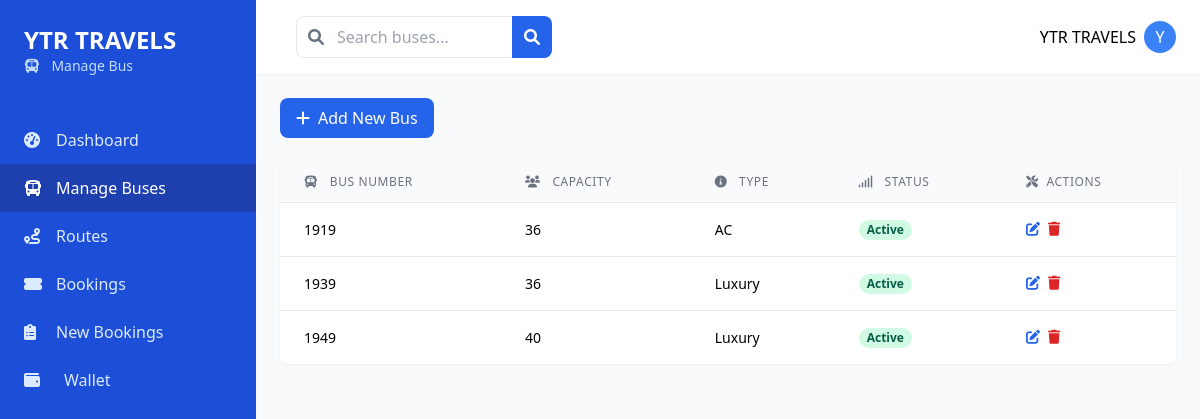
/managebus.php (signed in), run on the app's committed database.
### tables this page shows
CREATE TABLE `buses` (
  `id` int(11) NOT NULL,
  `bus_number` varchar(50) NOT NULL,
  `capacity` int(11) NOT NULL,
  `type` enum('Standard','Luxury','AC','Sleeper') NOT NULL,
  `status` enum('Active','Maintenance','Inactive') NOT NULL DEFAULT 'Active',
  `created_at` timestamp NOT NULL DEFAULT current_timestamp(),
  `updated_at` timestamp NOT NULL DEFAULT current_timestamp() ON UPDATE current_timestamp(),
  `username` varchar(255) NOT NULL DEFAULT 'default_user',
  `email` varchar(255) NOT NULL DEFAULT 'default@example.com'
);

### managebus.php (the view, shortened to what this page needs)
<?php
class BusManagement
{
    private $conn;
    public function __construct()
    {
        $this->conn = new mysqli("localhost", "root", "", "ticket");
    }
    public function getAllBuses($search = '')
    {
        $email = isset($_SESSION['email']) ? $_SESSION['email'] : '';
        if (!empty($search)) {
            $search = "%$search%";
            $sql = "SELECT * FROM buses WHERE email = ? AND (bus_number LIKE ? OR type LIKE ? OR status LIKE ?) ORDER BY id DESC";
            $stmt = $this->conn->prepare($sql);
            $stmt->bind_param("ssss", $email, $search, $search, $search);
        } else {
            $sql = "SELECT * FROM buses WHERE email = ? ORDER BY id DESC";
            $stmt = $this->conn->prepare($sql);
            $stmt->bind_param("s", $email);
        }
        $stmt->execute();
        return $stmt->get_result();
    }
}
$busManagement = new BusManagement();
$searchQuery = isset($_GET['search']) ? $_GET['search'] : '';
?>
<!DOCTYPE html>
<html lang="en">
<head>
    <link href="https://cdnjs.cloudflare.com/ajax/libs/tailwindcss/2.2.19/tailwind.min.css" rel="stylesheet">
    <link href="https://cdnjs.cloudflare.com/ajax/libs/font-awesome/6.0.0/css/all.min.css" rel="stylesheet">
</head>
<body class="bg-gray-50">
    <div class="flex flex-col md:flex-row min-h-screen">
        <div id="sidebar" class="w-64 bg-blue-700 text-white md:block">
            <div class="p-6">
                <h1 class="text-2xl font-bold"><?php echo ucfirst($_SESSION['username']); ?></h1>
                <p class="text-sm text-blue-200"><i class="fas fa-bus mr-2"></i> Manage Bus</p>
            </div>
            <nav class="mt-4 flex-grow">
                <a href="agency_home.php" class="flex items-center px-6 py-3 text-blue-100 hover:bg-blue-800">
                    <i class="fas fa-tachometer-alt w-5"></i>
                    <span class="ml-3">Dashboard</span>
                </a>
                <a href="managebus.php" class="flex items-center px-6 py-3 bg-blue-800">
                    <i class="fas fa-bus w-5"></i>
                    <span class="ml-3">Manage Buses</span>
                </a>
                <a href="routes.php" class="flex items-center px-6 py-3 text-blue-100 hover:bg-blue-800">
                    <i class="fas fa-route w-5"></i>
                    <span class="ml-3">Routes</span>
                </a>
                <a href="bookings.php" class="flex items-center px-6 py-3 text-blue-100 hover:bg-blue-800">
                    <i class="fas fa-ticket-alt w-5"></i>
                    <span class="ml-3">Bookings</span>
                </a>
                <a href="x_bookings.php" class="flex items-center px-6 py-3 text-blue-100 hover:bg-blue-800">
                    <i class="fas fa-clipboard-list w-5"></i>
                    <span class="ml-3">New Bookings</span>
                </a>
                <a href="agency_wallet.php" class="flex items-center px-6 py-3 text-blue-100 hover:bg-blue-800">
                    <i class="fas fa-wallet mr-3"></i>
                    <span class="ml-3">Wallet</span>
                </a>
            </nav>
        </div>
        <div class="flex-1 overflow-x-hidden overflow-y-auto main-content">
            <header class="bg-white shadow-sm hidden md:block">
                <div class="flex items-center justify-between px-4 md:px-6 py-4">
                    <div class="flex items-center flex-grow">
                        <form method="GET" action="" class="w-full md:w-64 mx-2 md:mx-4">
                            <div class="relative w-full">
                                <span class="absolute inset-y-0 left-0 flex items-center pl-3">
                                    <i class="fas fa-search text-gray-500"></i>
                                </span>
                                <input type="text" name="search" placeholder="Search buses..."
                                    value="<?php echo htmlspecialchars($searchQuery); ?>"
                                    class="w-full pl-10 pr-4 py-2 border rounded-lg focus:outline-none focus:ring-2">
                                <button type="submit"
                                    class="absolute inset-y-0 right-0 flex items-center pr-3 bg-blue-600 text-white rounded-r-lg px-3">
                                    <i class="fas fa-search"></i>
                                </button>
                            </div>
                        </form>
                    </div>
                    <div class="flex items-center">
                        <span class="mr-2"><?php echo htmlspecialchars($_SESSION['username']); ?></span>
                        <div class="h-8 w-8 rounded-full bg-blue-500 flex items-center justify-center text-white">
                            <?php echo strtoupper(substr($_SESSION['username'], 0, 1)); ?>
                        </div>
                    </div>
                </div>
            </header>
            <main class="p-4 md:p-6">
                <div class="mb-6">
                    <button onclick="document.getElementById('addBusModal').classList.remove('hidden')"
                        class="bg-blue-600 text-white px-4 py-2 rounded-lg hover:bg-blue-700 w-full md:w-auto">
                        <i class="fas fa-plus mr-2"></i>Add New Bus
                    </button>
                </div>
                <div class="bg-white rounded-lg shadow-sm overflow-hidden">
                    <div class="overflow-x-auto">
                        <table class="min-w-full divide-y divide-gray-200">
                            <thead class="bg-gray-50">
                                <tr>
                                    <th
                                        class="px-4 md:px-6 py-3 text-left text-xs font-medium text-gray-500 uppercase tracking-wider">
                                        <i class="fas fa-bus mr-2"></i> Bus Number
                                    </th>
                                    <th
                                        class="px-4 md:px-6 py-3 text-left text-xs font-medium text-gray-500 uppercase tracking-wider">
                                        <i class="fas fa-users mr-2"></i> Capacity
                                    </th>
                                    <th
                                        class="hidden md:table-cell px-4 md:px-6 py-3 text-left text-xs font-medium text-gray-500 uppercase tracking-wider">
                                        <i class="fas fa-info-circle mr-2"></i> Type
                                    </th>
                                    <th
                                        class="px-4 md:px-6 py-3 text-left text-xs font-medium text-gray-500 uppercase tracking-wider">
                                        <i class="fas fa-signal mr-2"></i> Status
                                    </th>
                                    <th
                                        class="px-4 md:px-6 py-3 text-left text-xs font-medium text-gray-500 uppercase tracking-wider">
                                        <i class="fas fa-tools mr-1"></i> Actions
                                    </th>
                                </tr>
                            </thead>
                            <tbody class="bg-white divide-y divide-gray-200">
                                <?php
                                if (!isset($_SESSION['email'])) {
                                    echo "<tr><td colspan='5' class='px-4 md:px-6 py-4 text-center'>Please log in to view your buses</td></tr>";
                                } else {
                                    $buses = $busManagement->getAllBuses($searchQuery);
                                    if ($buses->num_rows > 0) {
                                        while ($bus = $buses->fetch_assoc()) {
                                            echo "<tr class='hover:bg-gray-50'>
                                                <td class='px-4 md:px-6 py-4 text-sm'>{$bus['bus_number']}</td>
                                                <td class='px-4 md:px-6 py-4 text-sm'>{$bus['capacity']}</td>
                                                <td class='hidden md:table-cell px-4 md:px-6 py-4 text-sm'>{$bus['type']}</td>
                                                <td class='px-4 md:px-6 py-4 text-sm'>
                                                    <span class='px-2 inline-flex text-xs leading-5 font-semibold rounded-full " .
                                                ($bus['status'] == 'Active' ? 'bg-green-100 text-green-800' : 'bg-red-100 text-red-800') .
                                                "'>{$bus['status']}</span>
                                                </td>
                                                <td class='px-4 md:px-6 py-4 text-sm flex gap-2'>
                                                    <button onclick='editBus({$bus['id']})' class='text-blue-600 hover:text-blue-900'>
                                                        <i class='fas fa-edit'></i>
                                                    </button>
                                                    <button onclick='deleteBus({$bus['id']})' class='text-red-600 hover:text-red-900'>
                                                        <i class='fas fa-trash'></i>
                                                    </button>
                                                    <button onclick='showDetails({$bus['id']})' class='md:hidden text-gray-600 hover:text-gray-900'>
                                                        <i class='fas fa-info-circle'></i>
                                                    </button>
                                                </td>
                                            </tr>";
                                        }
                                    } else {
                                        echo "<tr><td colspan='5' class='px-4 md:px-6 py-4 text-center'>No buses found</td></tr>";
                                    }
                                }
                                ?>
                            </tbody>
                        </table>
                    </div>
                </div>
            </main>
        </div>
    </div>
</body>
</html>

### data on the page
buses: bus_number "1919", capacity "36", type "AC", status "Active"
buses: bus_number "1939", capacity "36", type "Luxury", status "Active"
buses: bus_number "1949", capacity "40", type "Luxury", status "Active"

### other printed values
$_SESSION['username'] "YTR TRAVELS"
substr($_SESSION['username'], 0, 1) "Y"
